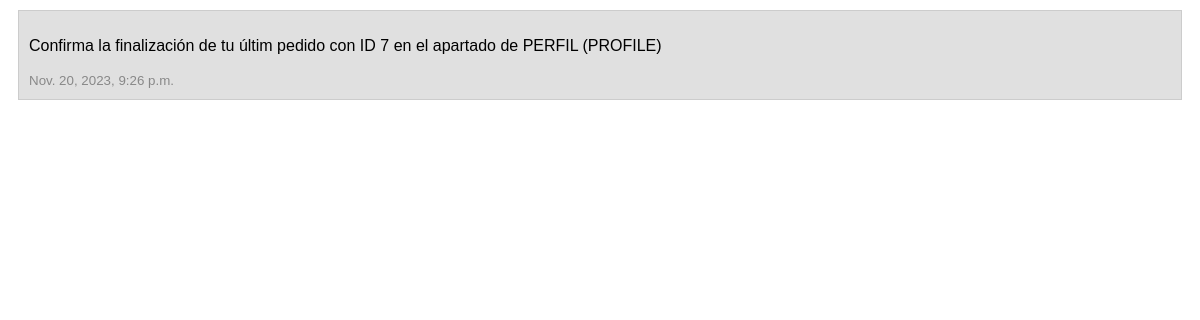
/notifications/ (signed in), run on the app's committed database.
### notifications/models.py (models this page shows, shortened)
class Notification(models.Model):
    id_notification = models.AutoField(primary_key=True)
    recipient = models.ForeignKey(UserProfile, on_delete=models.CASCADE)
    message = models.CharField(max_length=255)
    timestamp = models.DateTimeField(auto_now_add=True)
    is_read = models.BooleanField(default=False)

### notifications/views.py (the view)
# urls.py: path('notifications/', notification_view, name='notifications'),
def notification_view(request):
    user = request.user
    notifications = Notification.objects.filter(recipient=user).order_by('-timestamp')
    unread_notifications = notifications.filter(is_read=False)
    notifications.update(is_read=True)
    return render(request, 'notifications.html', {'notifications': notifications, 'unread_notifications': unread_notifications})

### notifications/templates/notifications.html (shortened to what this page needs)
<!DOCTYPE html>
<html>
<head>
</head>
<body>
<div class="notifications">
    {% for notification in notifications %}
        <div class="notification {% if notification.is_read %}read{% else %}unread{% endif %}">
            <p>{{ notification.message }}</p>
            <small>{{ notification.timestamp }}</small>
        </div>
    {% empty %}
        <p>No notifications.</p>
    {% endfor %}
</div>
</body>
</html>

### notifications/templates/notifications.html (style rules this page uses)
body { font-family: Arial, sans-serif; }
.notification { padding: 10px; border: 1px solid #ccc; margin: 10px; background-color: #f5f5f5; }
.read { background-color: #e0e0e0; }
small { color: #888; }

### data on the page
Notification: message "Confirma la finalización de tu últim pedido con ID 7 en el apartado de PERFIL (PROFILE)", timestamp "Nov. 20, 2023, 9:26 p.m."
